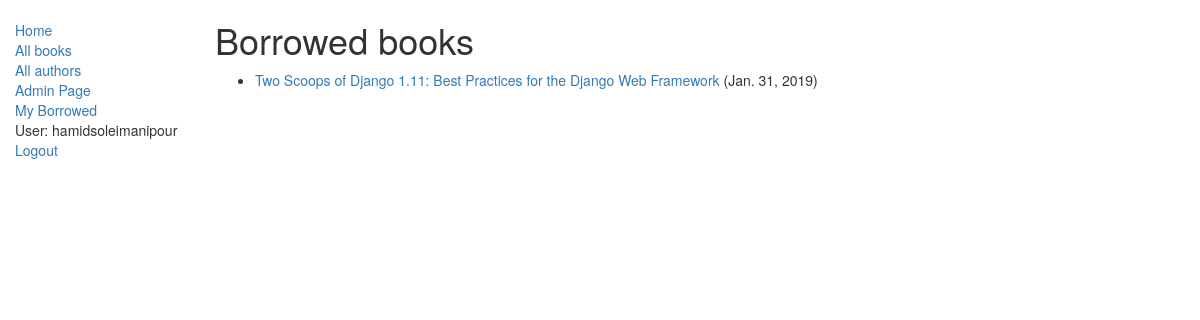
The app's page /catalog/mybooks/ (signed in) with its own data.
### catalog/models.py (models this page shows, shortened)
class BookInstance(models.Model):
    id = models.UUIDField(primary_key=True, default=uuid.uuid4,
                          help_text="Unique ID for this particular book across whole library")
    book = models.ForeignKey('Book', on_delete=models.SET_NULL, null=True)
    imprint = models.CharField(max_length=200)
    due_back = models.DateField(null=True, blank=True)
    LOAN_STATUS = (
        ('m', 'Maintenance'),
        ('o', 'On loan'),
        ('a', 'Available'),
        ('r', 'Reserved')
    )
    status = models.CharField(max_length=1, choices=LOAN_STATUS,
                              blank=True, default='m', help_text='Book availablity')
    borrower = models.ForeignKey(
        User, on_delete=models.SET_NULL, null=True, blank=True)
    class Meta:
        ordering = ["due_back"]
        permissions = (("can_mark_returned", "Set book as returned"),)
    @property
    def is_overdue(self):
        if self.due_back and date.today() > self.due_back:
            return True
        return False

class Book(models.Model):
    title = models.CharField(max_length=200)
    author = models.ForeignKey('Author', on_delete=models.SET_NULL, null=True)
    summary = models.TextField(
        max_length=1000, help_text="Enter a brief description of the book")
    isbn = models.CharField('ISBN', max_length=13, help_text="13 Character")
    genre = models.ManyToManyField(
        Genre, help_text="Select a genre for this book")

### catalog/views.py (the view)
class LoanedBooksByUserListView(LoginRequiredMixin, generic.ListView):
    template_name = 'catalog/bookinstance_list_borrowed_user.html'
    model = models.BookInstance
    paginate_by = 10
    def get_queryset(self):
        return models.BookInstance.objects.filter(
            borrower=self.request.user).filter(status__exact='o').order_by('due_back')

### catalog/templates/catalog/bookinstance_list_borrowed_user.html
{% extends "catalog/base_generic.html" %}
{% block content %}
<h1>Borrowed books</h1>
{% if bookinstance_list %}
<ul>
  {% for bookinst in bookinstance_list %}
  <li class="{% if bookinst.is_overdue %} text-danger {% endif %}">
    <a href="{% url 'catalog:book-detail' bookinst.book.pk %}">{{ bookinst.book.title }}</a> ({{ bookinst.due_back }})
  </li>
  {% endfor %}
</ul>
{% else %}
<p>There are no books borrowed.</p>
{% endif %}
{% endblock %}

### catalog/templates/catalog/base_generic.html (shortened to what this page needs)
<!DOCTYPE html>
<html lang="en">
  <head>
    <link rel="stylesheet" href="https://maxcdn.bootstrapcdn.com/bootstrap/3.3.7/css/bootstrap.min.css">
    {% load static %}
    <link rel="stylesheet" href="{% static 'catalog/styles.css' %}">
  </head>
  <body>
    <div class="container-fluid">
      <div class="row">
        <div class="col-sm-2">
          {% block sidebar %}
          <ul class="sidebar-nav">
            <li><a href="{% url 'catalog:index' %}">Home</a></li>
            <li><a href="{% url 'catalog:books' %}">All books</a></li>
            <li><a href="{% url 'catalog:authors' %}">All authors</a></li>
            <li><a href="/admin/">Admin Page</a></li>
            <li><a href="{% url 'catalog:my-borrowed' %}">My Borrowed</a></li>
            {% if user.is_authenticated %}
            <li>User: {{ user.get_username }}</li>
            <li><a href="{% url 'logout' %}?next={{ request.path }}">Logout</a></li>
            {% else %}
            <li><a href="{% url 'login' %}?next={{ request.path }}">Login</a></li>
            {% endif %}
          </ul>
          {% endblock %}
        </div>
        <div class="col-sm-10">
          {% block content %} {% endblock %}
        </div>
      </div>
    </div>
  </body>
</html>

### catalog/static/catalog/styles.css (style rules this page uses)
.sidebar-nav { margin-top:20px; padding:0; list-style:none; }

### records on screen
BookInstance: book "Two Scoops of Django 1.11: Best Practices for the Django Web Framework", due_back "Jan. 31, 2019"

### other values on screen
{{ user.get_username }} "hamidsoleimanipour"
